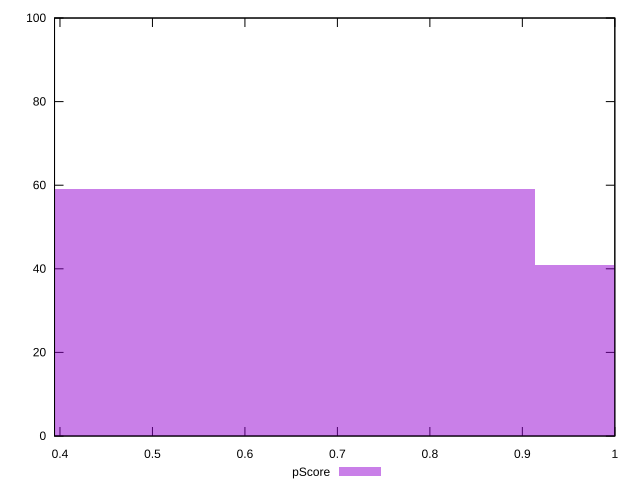

Reproduce this figure in gnuplot.
reset

$pScore <<EOF
0.6088507175865215 59
1.217701435173043 41
EOF

set key outside below
set boxwidth 0.6088507175865215
set xrange [0.3941176470588235:1]
set yrange [0:100]
set trange [0:100]
set style fill transparent solid 0.5 noborder
set terminal svg size 640, 490 enhanced background rgb 'white'
set output "reprap/offscreen-images/samples/pages+cached+noexternal+nomedia+nocss/pScore/histogram.svg"

plot $pScore title "pScore" with boxes

reset
